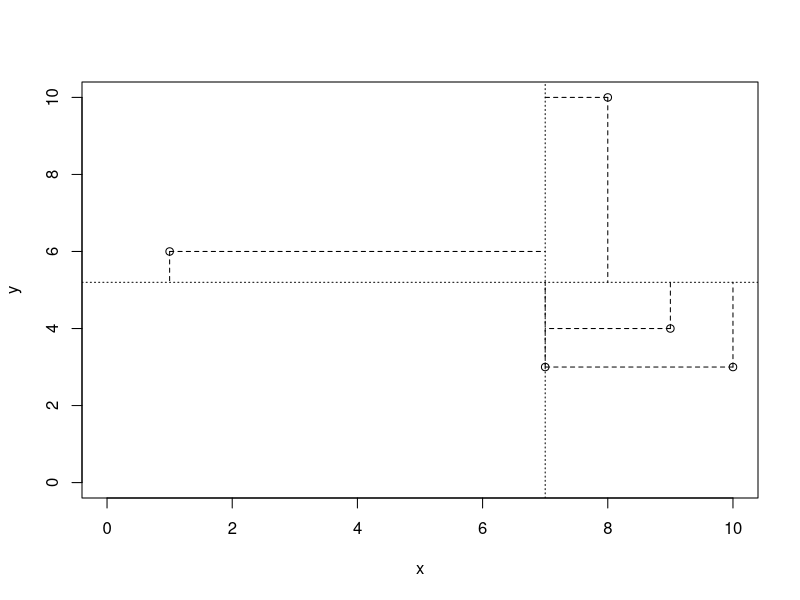

Source code (R):
x <- sample(1:10, 5, replace=T)
y <- sample(1:10, 5, replace=T)

plot(x, y, xlim=c(0, 10), ylim=c(0, 10))
abline(h=mean(y), lty = 3)
abline(v=mean(x), lty = 3)

for(i in seq_along(x)) {
    segments(x[i], y[i], x[i], mean(y), lty = 2)
    segments(x[i], y[i], mean(x), y[i], lty = 2)
#     segments(x[i], y[i], mean(x), mean(y))
}

print(var(x, y))